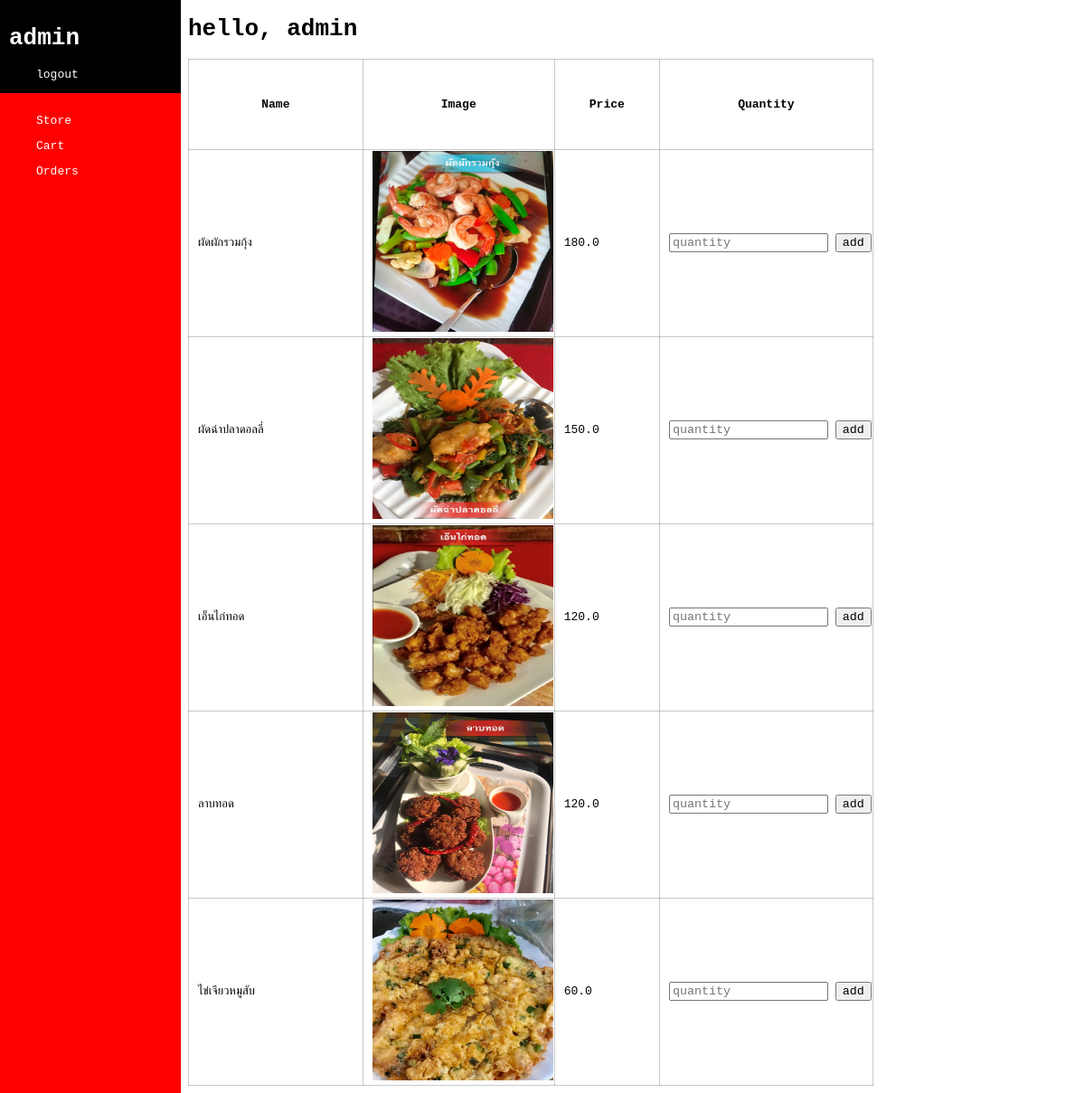
Page /ordering/ (signed in) on the committed database.
### ordering/models.py (models this page shows, shortened)
class Food(models.Model):
    name = models.CharField(max_length=64)
    image = models.ImageField(upload_to = "images/")
    price = models.FloatField()

### ordering/views.py (the view)
# urls.py: path('', index) # test
def index(request):
    user_name = request.session.get("user_name", "guest")
    return render(request, "ordering/index.html", {"data": food_data, "user": user_name})

### ordering/templates/ordering/index.html (shortened to what this page needs)
{% extends "ordering/layout.html" %}
{% load static %}
{% block body %}
    <link href="/static/ordering/index_style.css?{% now 'U' %}" rel="stylesheet">
    <h1> hello, {{user}}</h1>
    <div class="table">
        <table>
            <tr>
                <th>Name</th>
                <th>Image</th>
                <th>Price</th>
                <th>Quantity</th>
            </tr>
            {% for food in data %}
                <tr>
                    <td>{{food.name}}</td>
                    <td class="img-col"> <img src="{{MEDIA_URL}}{{food.image}}" style="width:200px;height:200px;"> </td>
                    <td>{{food.price}}</td>
                    <td class="form-col">
                        <form action="{%url 'ordering:add'%}" method="post">
                            <input type="number" name="food_quantity" min="1" placeholder="quantity" required>
                            <input type="submit" value="add">
                        </form>
                    </td>
                </tr>
            {% endfor %}
        </table>
    </div>
{% endblock %}

### ordering/static/ordering/layout_style.css (style rules this page uses)
* { font-family: monospace; }

### ordering/static/ordering/index_style.css (style rules this page uses)
table { width: 80%; border: 1px solid rgba(144, 144, 144, 0.49); border-collapse: collapse; }
table th { border: 1px solid rgba(144, 144, 144, 0.49); border-collapse: collapse; height: 40px; }
table tr { height: 100px; }
table td { border: 1px solid rgba(144, 144, 144, 0.49); border-collapse: collapse; padding-left: 10px; }
.img-col { width: 25%; }
.form-col { width: 1%; white-space: nowrap; }

### rows in the picture
Food: name "ผัดผักรวมกุ้ง", image (picture), price "180.0"
Food: name "ผัดฉ่าปลาดอลลี่", image (picture), price "150.0"
Food: name "เอ็นไก่ทอด", image (picture), price "120.0"
Food: name "ลาบทอด", image (picture), price "120.0"
Food: name "ไข่เจียวหมูสับ", image (picture), price "60.0"

### other values in the picture
{{ user }} "admin"
